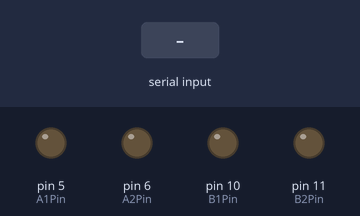
A sketch run on a simulated Arduino Uno, built with avr-gcc and run on an emulated ATmega328P. Parts: output pins drawn as LEDs (lit = HIGH). The inputs (shaded band) are chosen by the test bench. What the sketch prints to the serial monitor is not drawn.

Above: at 1.2 s.
1.3 s: "90,45\n" received over Serial
Timing chart, 0 to 4.3 s (numbered marks = the images above; inputs shaded):
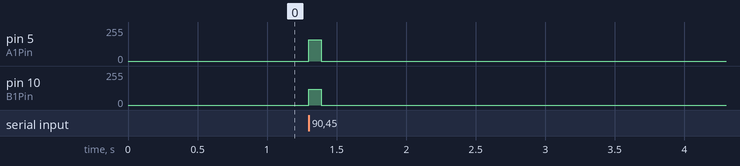

The sketch:

project0102.ino
```cpp
  int A1Pin = 5; int A2Pin = 6;
  int B1Pin = 10; int B2Pin = 11;
  int time = 0;
  String input = ""; // 여기에 선언하여 전역으로 사용 가능하도록 함

  void setup() {
    Serial.begin(115200);

      pinMode(A1Pin, OUTPUT);
      pinMode(A2Pin, OUTPUT);
  }

  void loop() {
    if (Serial.available() > 0) {
      input = Serial.readStringUntil('\n');
      input.trim();  // 앞뒤 공백 제거

      // 입력이 숫자인지 확인
      if (input.length() > 0 && isDigit(input.charAt(0))) {
        // 숫자로 변환
        time = input.toInt();
        move(time);
        Serial.print("Received time: ");
        Serial.println(time);
      } else {
        Serial.println("다시!");
      }
    } else {
      // 8번 핀이 0이 아닌 경우, time 변수를 초기화
      time = 0;
    }
  }

  void move(int time) {
    Serial.println(time);
    analogWrite(A1Pin, 160);
    analogWrite(A2Pin, 0);
    analogWrite(B1Pin, 120);
    analogWrite(B2Pin, 0);
    delay(time);  // 1sec
    analogWrite(A1Pin, 0);
    analogWrite(A2Pin, 0);
    analogWrite(B1Pin, 0);
    analogWrite(B2Pin, 0);
  }
```

Measured:
- after the input at 1.3 s, pin 5 (A1Pin): 0/255 → 160/255 at once, → 0/255 0.09 s later; pin 10 (B1Pin): 0/255 → 120/255 at once, → 0/255 0.09 s later
